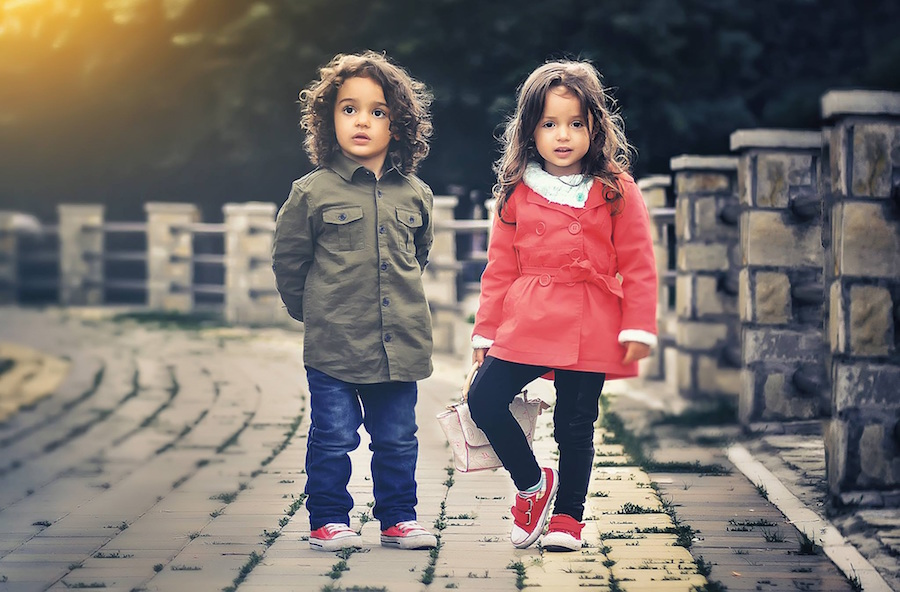
#> input picture Media/face-001.jpg, 900 x 592 px, found by its file name
$ python cannyEdgeDetection.py
#> lines starting #> are read from the running program, lines starting #| are printed output that depends on the picture
'''
Edge detection with canny algo
edges = cv2.Canny('/path/to/img', minVal, maxVal, apertureSize, L2gradient)

minVal= minimu, intensity gradent
L2gradient: Its default value is false, if value is true, Canny () uses a more computationally expensive equation to detect edges,
which provides more accuracy at the cost of resources.
'''
import cv2

img = cv2.imread(r'./Media/face-001.jpg')
#> img is the input picture: shape (592, 900, 3); mean B, G, R 106.3, 109.5, 120.4
edges = cv2.Canny(img, 100, 100)
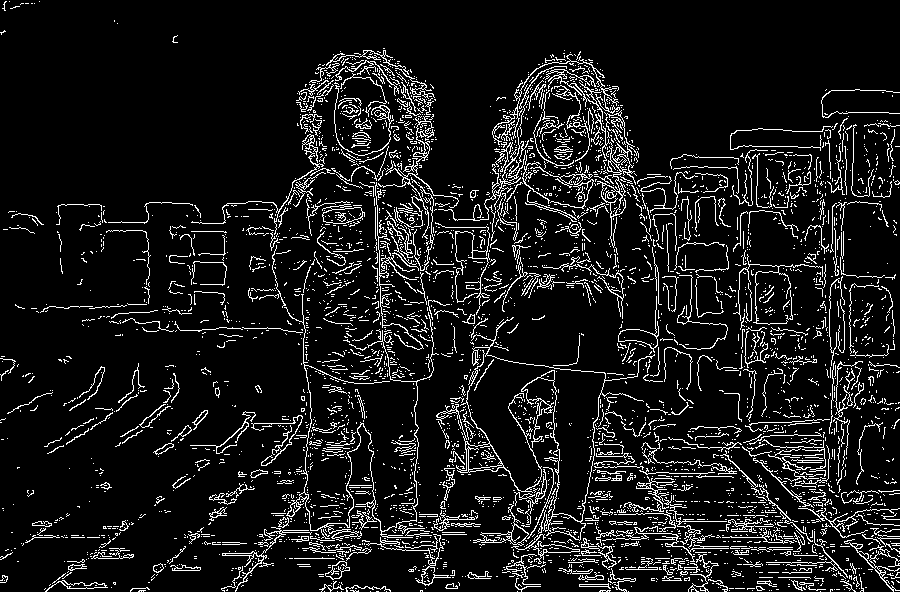
#> edges: shape (592, 900); 9.5% white in thin lines or dots
print(edges)
#> (printed output is left out)

cv2.imshow("Edge Detected Image",edges)

k = cv2.waitKey(0) & 0xFF
#> (key Esc is pressed here)

if k == 27:
    cv2.destroyAllWindows()
elif k == ord('s'):
    cv2.imwrite("./Media/edge-detection.jpg", edges)
    cv2.destroyAllWindows()
